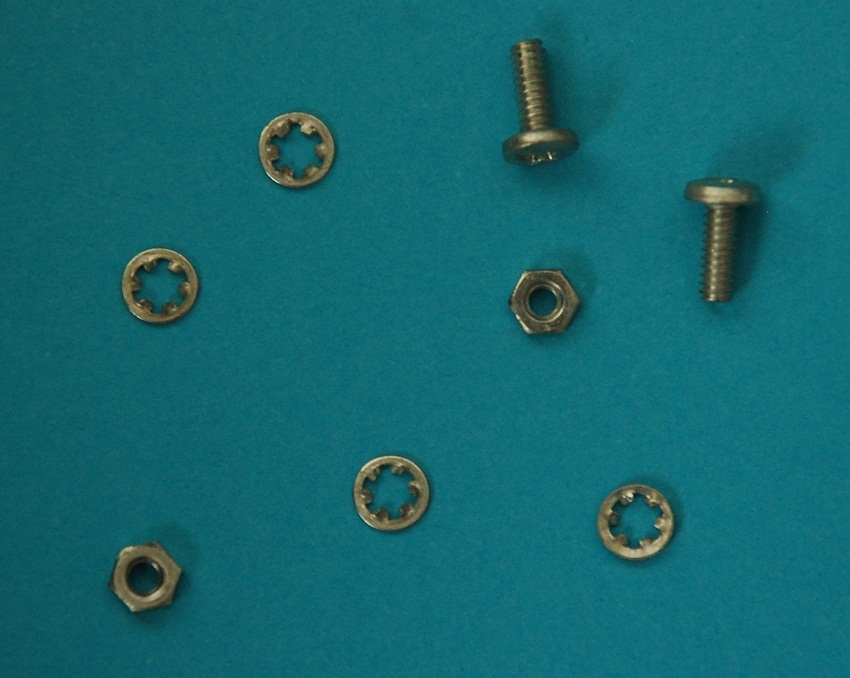
#> input picture a.jpg, 850 x 678 px
$ python test.py
#> lines starting #> are read from the running program, lines starting #| are printed output that depends on the picture; after the words box and inside, x2 and y2 are one past the last pixel; in counts of white or black regions, pixels touching at a corner belong together
import cv2
import numpy as np

i1 = cv2.imread('a.jpg')
#> i1 is the input picture: shape (678, 850, 3); mean B, G, R 110.7, 103.7, 19.2
i2 = cv2.cvtColor(i1, cv2.COLOR_BGR2GRAY)

template1 = cv2.imread('b.jpg',0)
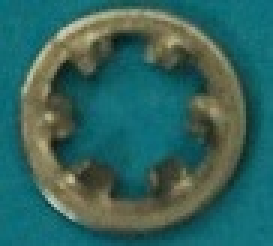
#> input picture b.jpg, 91 x 82 px (shown 3 times larger)
#> template1: shape (82, 91); min 16, max 201, mean 84.5
template2 = cv2.imread('c.jpg',0)
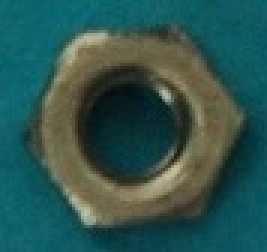
#> input picture c.jpg, 89 x 84 px (shown 3 times larger)
#> template2: shape (84, 89); min 10, max 191, mean 72.7
template3 = cv2.imread('d.jpg',0)
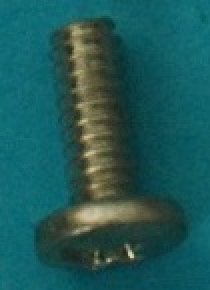
#> input picture d.jpg, 105 x 145 px (shown 2 times larger)
#> template3: shape (145, 105); min 31, max 214, mean 71.6

w, h = template1.shape[::-1]
#> w = 91; h = 82
w1, h1 = template2.shape[::-1]
#> w1 = 89; h1 = 84
w2, h2 = template3.shape[::-1]
#> w2 = 105; h2 = 145

res = cv2.matchTemplate(i2,template1,cv2.TM_CCOEFF_NORMED)
res1 = cv2.matchTemplate(i2,template2,cv2.TM_CCOEFF_NORMED)
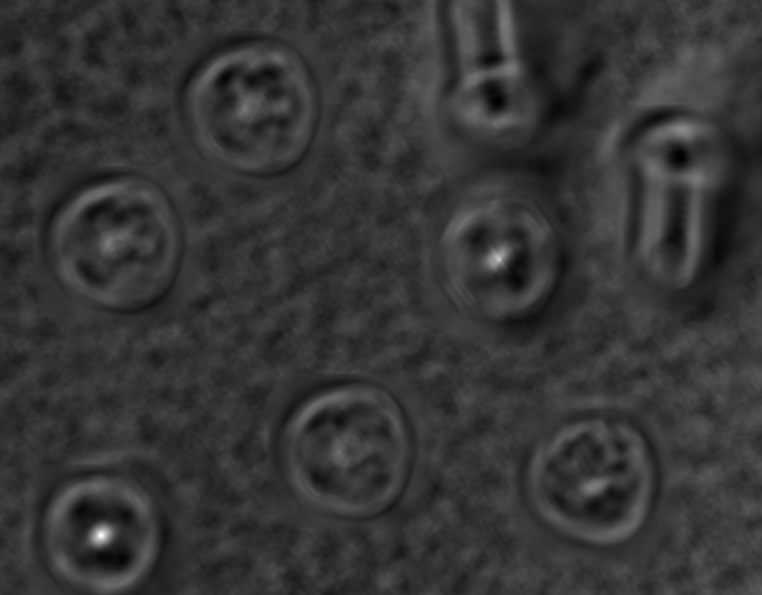
#> res1: shape (595, 762) float32; min -0.271, max 0.931, mean -0.0164; drawn with min black and max white
res2 = cv2.matchTemplate(i2,template3,cv2.TM_CCOEFF_NORMED)
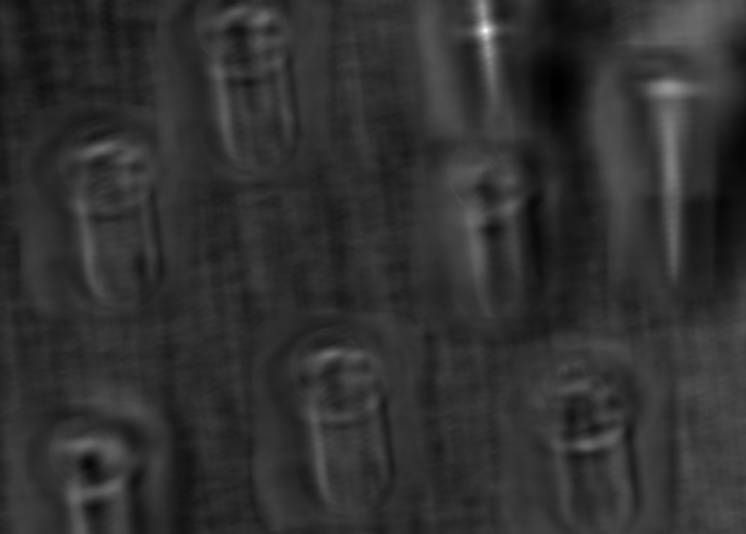
#> res2: shape (534, 746) float32; min -0.274, max 0.997, mean -0.0274; drawn with min black and max white

threshold = 0.35
threshold1 = 0.55
threshold2 = 0.475

loc = np.where( res >= threshold)
#> loc = 269 positions, rows 107 to 485, columns 111 to 595
loc1 = np.where( res1 >= threshold1)
#> loc1 = 126 positions, rows 256 to 540, columns 95 to 500
loc2 = np.where( res2 >= threshold2)
#> loc2 = 195 positions, rows 20 to 88, columns 478 to 670

for pt in zip(*loc[::-1]):
    cv2.rectangle(i1, pt, (pt[0] + w, pt[1] + h), (0,255,125), 1) # mark by green rectangle
#> this loop made 269 passes
#> pt on passes 1 to 3: (250, 107), (251, 107), (252, 107)

for pt1 in zip(*loc1[::-1]):
    cv2.rectangle(i1, pt1, (pt1[0] + w1, pt1[1] + h1), (0,0,255), 1) # mark by red rectangle
#> this loop made 126 passes
#> pt1 on passes 1 to 12: (496, 256), (497, 256), (498, 256), (496, 257), (497, 257), (498, 257), (499, 257), (500, 257), (496, 258), (497, 258), (498, 258), (499, 258)
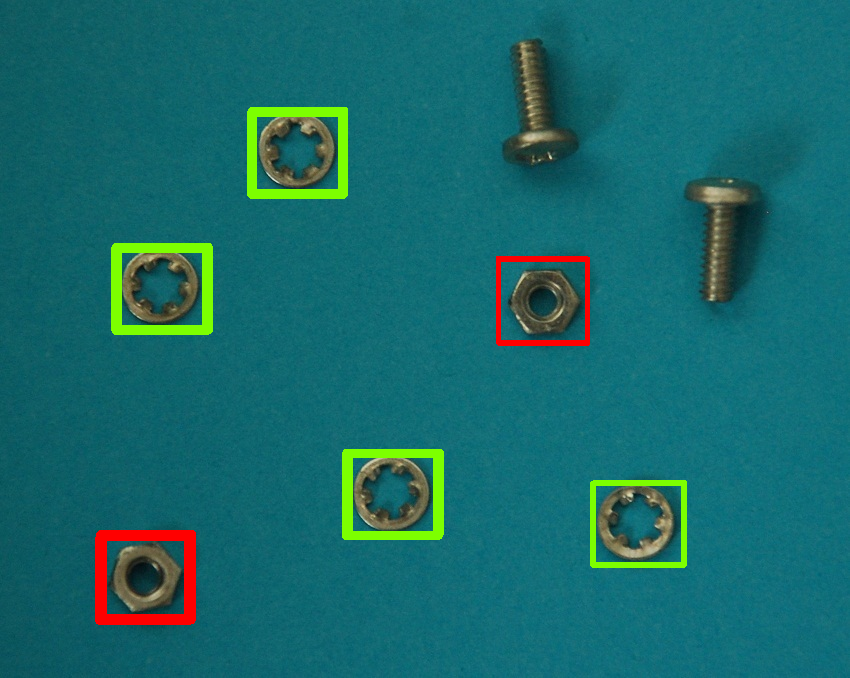
#> i1: shape (678, 850, 3); mean B, G, R 107.3, 106.1, 24

for pt2 in zip(*loc2[::-1]):
    cv2.rectangle(i1, pt2, (pt2[0] + w2, pt2[1] + h2), (255,255,255), 1)
#> this loop made 195 passes
#> pt2 on passes 1 to 3: (484, 20), (482, 21), (483, 21)
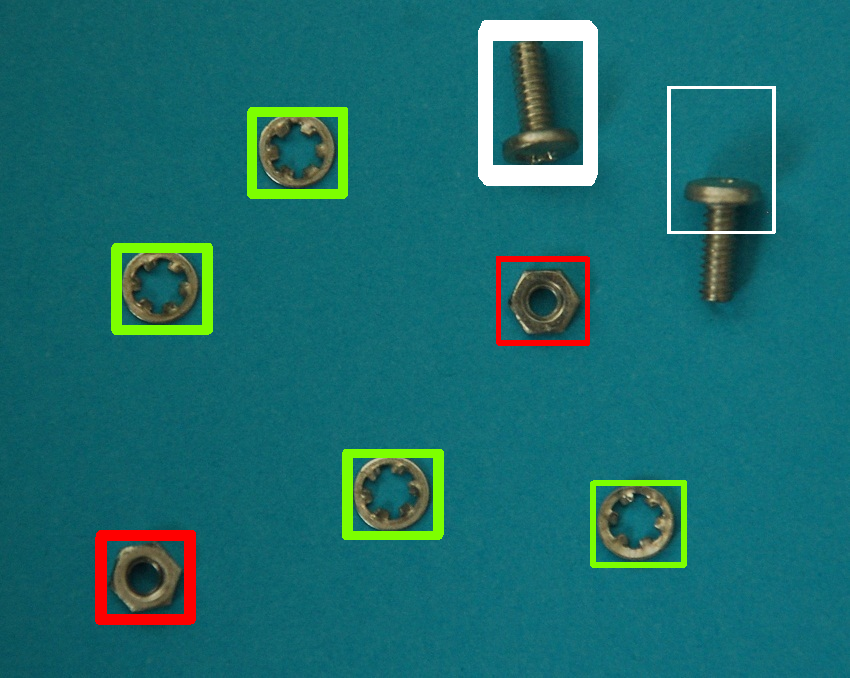
#> i1: shape (678, 850, 3); 1.81% of pixels changed, all inside (x1, y1, x2, y2) = (478, 20, 776, 234)

cv2.imshow('Result',i1)

cv2.waitKey(0)
cv2.destroyAllWindows()
